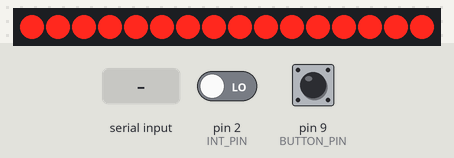
This sketch was run on a simulated Arduino Uno, built with avr-gcc and run on an emulated ATmega328P. On the bench: 16 shift-register outputs drawn as a row of LEDs (first output left, lit = HIGH). Wiring (inferred from the names in the program): 2 × shift register (74HC595): data pin 8; shift clock pin 11; latch pin 12. Wiring (inferred from the signals the program sends): row of LEDs: on Q0, Q1, Q2, Q3, Q4, Q5, Q6, Q7, Q8, Q9, Q10, Q11, Q12, Q13, Q14, Q15. The test bench sets the inputs (shaded band); at power-on: pin 2 (INT_PIN) LOW, pin 9 (BUTTON_PIN) HIGH. What the sketch prints to the serial monitor is not drawn.

Above: at 1.2 s.
1.3 s: pin 2 (INT_PIN) driven HIGH
At 1.4 s:
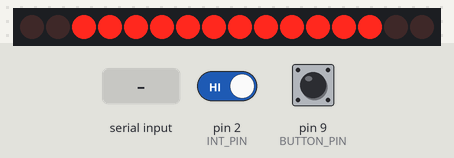
At 2.5 s:
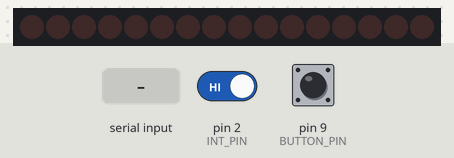
2.8 s: pin 9 (BUTTON_PIN) pulled LOW for 0.15 s
4.4 s: "1" received over the second serial link
Timing chart, 0 to 7.4 s (numbered marks = the images above; inputs shaded):
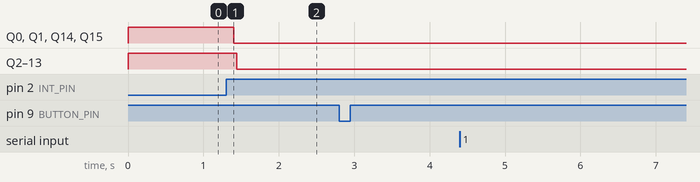

Measured:
- after the input at 1.3 s, Q0, Q1, Q14, Q15: HIGH → LOW after 0.10 s; Q2–13: HIGH → LOW after 0.14 s
- after the input at 2.8 s, every drawn part: stays the same
- after the input at 4.4 s, every drawn part: stays the same

The sketch:

phoneControl.ino
```cpp
#include <SoftwareSerial.h>
#include "table.h"


SoftwareSerial BTserial(RX, TX);
const uint16_t baudRate = 9600;

void setup() {
  pinMode(LATCH_PIN, OUTPUT);
  pinMode(CLOCK_PIN, OUTPUT);
  pinMode(DATA_PIN, OUTPUT);
  Serial.begin(9600);
  BTserial.begin(baudRate);
  Serial.print("BTserial started at "); Serial.println(baudRate);
  Serial.println(" ");
  digitalWrite(LATCH_PIN, LOW);
  for(byte i=0; i<2; i++){
    shiftOut(DATA_PIN, CLOCK_PIN, MSBFIRST, 0xff);
  }
  digitalWrite(LATCH_PIN, HIGH);
  showingTable = tables [0];
  attachInterrupt(digitalPinToInterrupt(2), int_ISR, RISING);
}

void loop() {

  static byte tableIndex = 255;
  uint8_t button_down = !digitalRead(BUTTON_PIN);

  if(BTserial.available()){
    char ch = BTserial.read();
    Serial.print(ch);
    Serial.print(" = ");
    Serial.println(tableIndex = charToIndex[ch]);

  }
  if(button_down){
    Serial.println("button down");
    delay(100);
    tableIndex++;
  }
  if(tableIndex >= 255){
    tableIndex = 0;
  }
  showingTable = tables[tableIndex];


}

void int_ISR(){
  delayMicroseconds(10000);
  showConstTable(showingTable, 20);
  showOneRow(0);
}
```

table.h
```cpp
#define INT_PIN 2
#define BUTTON_PIN 9
//BT Pins
#define RX 4  // to BT TX (no need voltage divider)
#define TX 7  // to BT RX through a voltage divider
//74HC595
#define LATCH_PIN 12  // to pin 12
#define CLOCK_PIN 11  // to pin 11
#define DATA_PIN 8    // to pin 8
#define NUM_OF_ROWS 16
#define NUM_OF_TABLES 36
const PROGMEM uint16_t tables[NUM_OF_TABLES][NUM_OF_ROWS] = {
{//0
0b0000000000000000,
0b0000000000000000,
0b0000000000000000,
0b0000000000000000,
0b0000111111110000,
0b0001111111111000,
0b0011000000001100,
0b0010000000000100,
0b0010000000000100,
0b0011000000001100,
0b0001111111111000,
0b0000111111110000,
0b0000000000000000,
0b0000000000000000,
0b0000000000000000,
0b0000000000000000,
},
{//1
0b0000000000000000,
0b0000000000000000,
0b0000000000000000,
0b0000000000000000,
0b0000100000000100,
0b0001100000000100,
0b0011000000000100,
0b0011111111111100,
0b0011111111111100,
0b0000000000000100,
0b0000000000000100,
0b0000000000000100,
0b0000000000000000,
0b0000000000000000,
0b0000000000000000,
0b0000000000000000,
},
{//2
0b0000000000000000,
0b0000000000000000,
0b0000000000000000,
0b0000000000000000,
0b0010000000001000,
0b0011000000001100,
0b0011100000000100,
0b0010110000000100,
0b0010011000000100,
0b0010001110001100,
0b0010000111111000,
0b0010000001110000,
0b0000000000000000,
0b0000000000000000,
0b0000000000000000,
0b0000000000000000,
},
{//3
0b0000000000000000,
0b0000000000000000,
0b0000000000000000,
0b0000000000000000,
0b0001000000001000,
0b0011000000001100,
0b0010000010000100,
0b0010000010000100,
0b0010000010000100,
0b0011000111001100,
0b0001111101111000,
0b0000111000110000,
0b0000000000000000,
0b0000000000000000,
0b0000000000000000,
0b0000000000000000,
},
{//4
0b0000000000000000,
0b0000000000000000,
0b0000000000000000,
0b0000000000000000,
0b0000011000000000,
0b0000011110000000,
0b0000010011100000,
0b0000010000111000,
0b0000010000001100,
0b0011111111111100,
0b0011111111111100,
0b0000010000000000,
0b0000010000000000,
0b0000000000000000,
0b0000000000000000,
0b0000000000000000,
},
{//5
0b0000000000000000,
0b0000000000000000,
0b0000000000000000,
0b0000000000000000,
0b0001000000000000,
0b0011000011111100,
0b0010000011111100,
0b0010000010000100,
0b0010000010000100,
0b0011000110000100,
0b0001111100000100,
0b0000111000000000,
0b0000000000000000,
0b0000000000000000,
0b0000000000000000,
0b0000000000000000,
},
{//6
0b0000000000000000,
0b0000000000000000,
0b0000000000000000,
0b0000000000000000,
0b0000111111000000,
0b0001111111110000,
0b0011000010111000,
0b0010000010001100,
0b0010000010000100,
0b0011000110000100,
0b0001111100000100,
0b0000111000000000,
0b0000000000000000,
0b0000000000000000,
0b0000000000000000,
0b0000000000000000,
},
{//7
0b0000000000000000,
0b0000000000000000,
0b0000000000000000,
0b0000000000000000,
0b0000000000000100,
0b0000000000000100,
0b0011000000000100,
0b0011111000000100,
0b0000111110000100,
0b0000000111110100,
0b0000000001111100,
0b0000000000001100,
0b0000000000000000,
0b0000000000000000,
0b0000000000000000,
0b0000000000000000,
},
{//8
0b0000000000000000,
0b0000000000000000,
0b0000000000000000,
0b0000000000000000,
0b0000111000110000,
0b0001111101111000,
0b0011000111001100,
0b0010000010000100,
0b0010000010000100,
0b0011000111001100,
0b0001111101111000,
0b0000111000110000,
0b0000000000000000,
0b0000000000000000,
0b0000000000000000,
0b0000000000000000,
},
{//9
0b0000000000000000,
0b0000000000000000,
0b0000000000000000,
0b0000000000000000,
0b0010000001110000,
0b0010000011111000,
0b0010000110001100,
0b0010000100000100,
0b0011000100000100,
0b0001110100001100,
0b0000111111111000,
0b0000001111110000,
0b0000000000000000,
0b0000000000000000,
0b0000000000000000,
0b0000000000000000,
},
{//A
0b0000000000000000,
0b0000000000000000,
0b0000000000000000,
0b0011000000000000,
0b0011111000000000,
0b0000111110000000,
0b0000010111110000,
0b0000010001111100,
0b0000010000001100,
0b0000010001111100,
0b0000010111110000,
0b0000111110000000,
0b0011111000000000,
0b0011000000000000,
0b0000000000000000,
0b0000000000000000,
},
{//B
0b0000000000000000,
0b0000000000000000,
0b0000000000000000,
0b0000000000000000,
0b0011111111111100,
0b0011111111111100,
0b0010000010000100,
0b0010000010000100,
0b0010000010000100,
0b0011000111111100,
0b0001111100111000,
0b0000111000000000,
0b0000000000000000,
0b0000000000000000,
0b0000000000000000,
0b0000000000000000,
},
{//C
0b0000000000000000,
0b0000000000000000,
0b0000000000000000,
0b0000000000000000,
0b0000011111100000,
0b0001111111111000,
0b0001100000011000,
0b0011000000001100,
0b0010000000000100,
0b0010000000000100,
0b0010000000000100,
0b0010000000000100,
0b0001000000001000,
0b0000000000000000,
0b0000000000000000,
0b0000000000000000,
},
{//D
0b0000000000000000,
0b0000000000000000,
0b0000000000000000,
0b0000000000000000,
0b0011111111111100,
0b0011111111111100,
0b0010000000000100,
0b0010000000000100,
0b0010000000000100,
0b0010000000000100,
0b0011000000001100,
0b0001100000011000,
0b0001111111111000,
0b0000011111100000,
0b0000000000000000,
0b0000000000000000,
},
{//E
0b0000000000000000,
0b0000000000000000,
0b0000000000000000,
0b0000000000000000,
0b0011111111111100,
0b0011111111111100,
0b0010000010000100,
0b0010000010000100,
0b0010000010000100,
0b0010000010000100,
0b0010000000000100,
0b0000000000000000,
0b0000000000000000,
0b0000000000000000,
0b0000000000000000,
0b0000000000000000,
},
{//F
0b0000000000000000,
0b0000000000000000,
0b0000000000000000,
0b0000000000000000,
0b0011111111111100,
0b0011111111111100,
0b0000000010000100,
0b0000000010000100,
0b0000000010000100,
0b0000000010000100,
0b0000000010000100,
0b0000000000000000,
0b0000000000000000,
0b0000000000000000,
0b0000000000000000,
0b0000000000000000,
},
{//G
0b0000000000000000,
0b0000000000000000,
0b0000000000000000,
0b0000000000000000,
0b0000011111100000,
0b0001111111111000,
0b0001100000011000,
0b0011000000001100,
0b0010000000000100,
0b0010000010000100,
0b0010000010000100,
0b0010000010000100,
0b0011111110000100,
0b0001111110001000,
0b0000000000000000,
0b0000000000000000,
},
{//H
0b0000000000000000,
0b0000000000000000,
0b0000000000000000,
0b0000000000000000,
0b0011111111111100,
0b0011111111111100,
0b0000000010000000,
0b0000000010000000,
0b0000000010000000,
0b0000000010000000,
0b0000000010000000,
0b0000000010000000,
0b0011111111111100,
0b0011111111111100,
0b0000000000000000,
0b0000000000000000,
},
{//I
0b0000000000000000,
0b0000000000000000,
0b0000000000000000,
0b0000000000000000,
0b0000000000000000,
0b0011111111111100,
0b0011111111111100,
0b0000000000000000,
0b0000000000000000,
0b0000000000000000,
0b0000000000000000,
0b0000000000000000,
0b0000000000000000,
0b0000000000000000,
0b0000000000000000,
0b0000000000000000,
},
{//J
0b0000000000000000,
0b0000000000000000,
0b0000000000000000,
0b0001000000000000,
0b0010000000000000,
0b0010000000000000,
0b0011111111111100,
0b0001111111111100,
0b0000000000000000,
0b0000000000000000,
0b0000000000000000,
0b0000000000000000,
0b0000000000000000,
0b0000000000000000,
0b0000000000000000,
0b0000000000000000,
},
{//K
0b0000000000000000,
0b0000000000000000,
0b0000000000000000,
0b0000000000000000,
0b0011111111111100,
0b0011111111111100,
0b0000000010000000,
0b0000001111000000,
0b0000011101110000,
0b0001110000111000,
0b0011100000001100,
0b0010000000000100,
0b0000000000000000,
0b0000000000000000,
0b0000000000000000,
0b0000000000000000,
},
{//L
0b0000000000000000,
0b0000000000000000,
0b0000000000000000,
0b0000000000000000,
0b0011111111111100,
0b0011111111111100,
0b0010000000000000,
0b0010000000000000,
0b0010000000000000,
0b0010000000000000,
0b0010000000000000,
0b0000000000000000,
0b0000000000000000,
0b0000000000000000,
0b0000000000000000,
0b0000000000000000,
},
{//M
0b0000000000000000,
0b0011111111111100,
0b0011111111111100,
0b0000000000011100,
0b0000000011110000,
0b0000001111000000,
0b0000111000000000,
0b0011100000000000,
0b0011100000000000,
0b0000111000000000,
0b0000001111000000,
0b0000000011110000,
0b0000000000011100,
0b0011111111111100,
0b0011111111111100,
0b0000000000000000,
},
{//N
0b0000000000000000,
0b0000000000000000,
0b0000000000000000,
0b0000000000000000,
0b0011111111111100,
0b0011111111111100,
0b0000000000001100,
0b0000000001111000,
0b0000000111100000,
0b0000011110000000,
0b0001111000000000,
0b0011000000000000,
0b0011111111111100,
0b0011111111111100,
0b0000000000000000,
0b0000000000000000,
},
{//O
0b0000000000000000,
0b0000000000000000,
0b0000000000000000,
0b0000000000000000,
0b0000011111100000,
0b0001111111111000,
0b0001100000011000,
0b0011000000001100,
0b0010000000000100,
0b0010000000000100,
0b0010000000000100,
0b0011000000001100,
0b0001100000011000,
0b0001111111111000,
0b0000011111100000,
0b0000000000000000,
},
{//P
0b0000000000000000,
0b0000000000000000,
0b0000000000000000,
0b0000000000000000,
0b0011111111111100,
0b0011111111111100,
0b0000000100000100,
0b0000000100000100,
0b0000000100000100,
0b0000000110001100,
0b0000000011111000,
0b0000000001110000,
0b0000000000000000,
0b0000000000000000,
0b0000000000000000,
0b0000000000000000,
},
{//Q
0b0000000000000000,
0b0000000000000000,
0b0000000000000000,
0b0000000000000000,
0b0000011111100000,
0b0001111111111000,
0b0001100000011000,
0b0011000000001100,
0b0010000000000100,
0b0010000000000100,
0b0010000000000100,
0b0011000000001100,
0b0111100000011000,
0b0101111111111000,
0b1100011111100000,
0b1000000000000000,
},
{//R
0b0000000000000000,
0b0000000000000000,
0b0000000000000000,
0b0000000000000000,
0b0011111111111100,
0b0011111111111100,
0b0000000100000100,
0b0000000100000100,
0b0000000100000100,
0b0000011110001100,
0b0001111011111000,
0b0011100001110000,
0b0010000000000000,
0b0000000000000000,
0b0000000000000000,
0b0000000000000000,
},
{//S
0b0000000000000000,
0b0000000000000000,
0b0000000000000000,
0b0000000000000000,
0b0001000001110000,
0b0011000011111000,
0b0010000011001100,
0b0010000110000100,
0b0011001110000100,
0b0001111100001100,
0b0000111000001000,
0b0000000000000000,
0b0000000000000000,
0b0000000000000000,
0b0000000000000000,
0b0000000000000000,
},
{//T
0b0000000000000000,
0b0000000000000000,
0b0000000000000000,
0b0000000000000100,
0b0000000000000100,
0b0000000000000100,
0b0011111111111100,
0b0011111111111100,
0b0000000000000100,
0b0000000000000100,
0b0000000000000100,
0b0000000000000000,
0b0000000000000000,
0b0000000000000000,
0b0000000000000000,
0b0000000000000000,
},
{//U
0b0000000000000000,
0b0000000000000000,
0b0000000000000000,
0b0000000000000000,
0b0000111111111100,
0b0001111111111100,
0b0011000000000000,
0b0010000000000000,
0b0010000000000000,
0b0010000000000000,
0b0010000000000000,
0b0011000000000000,
0b0001111111111100,
0b0000111111111100,
0b0000000000000000,
0b0000000000000000,
},
{//V
0b0000000000000000,
0b0000000000000000,
0b0000000000000000,
0b0000000000001100,
0b0000000001111100,
0b0000000111110000,
0b0000111110000000,
0b0011111000000000,
0b0011000000000000,
0b0011111000000000,
0b0000111110000000,
0b0000000111110000,
0b0000000001111100,
0b0000000000001100,
0b0000000000000000,
0b0000000000000000,
},
{//W
0b0000000000000000,
0b0000000000011100,
0b0000000111111100,
0b0000111111100000,
0b0011111000000000,
0b0011100000000000,
0b0000111110000000,
0b0000001111110000,
0b0000000001111100,
0b0000001111110000,
0b0000111110000000,
0b0011100000000000,
0b0011111000000000,
0b0000111111100000,
0b0000000111111100,
0b0000000000011100,
},
{//X
0b0000000000000000,
0b0000000000000000,
0b0000000000000000,
0b0000000000000000,
0b0011000000001100,
0b0011110000111100,
0b0000111001110000,
0b0000001111000000,
0b0000001111000000,
0b0000111001110000,
0b0011110000111100,
0b0011000000001100,
0b0000000000000000,
0b0000000000000000,
0b0000000000000000,
0b0000000000000000,
},
{//Y
0b0000000000000000,
0b0000000000000000,
0b0000000000000000,
0b0000000000001100,
0b0000000001111100,
0b0000000111110000,
0b0011111110000000,
0b0011111110000000,
0b0000000111110000,
0b0000000001111100,
0b0000000000001100,
0b0000000000000000,
0b0000000000000000,
0b0000000000000000,
0b0000000000000000,
0b0000000000000000,
},
{//Z
0b0000000000000000,
0b0000000000000000,
0b0000000000000000,
0b0011000000000100,
0b0011100000000100,
0b0010111000000100,
0b0010011100000100,
0b0010000110000100,
0b0010000011100100,
0b0010000001110100,
0b0010000000011100,
0b0010000000001100,
0b0000000000000000,
0b0000000000000000,
0b0000000000000000,
0b0000000000000000,
},

};

const byte charToIndex[] = {
                              0,0,0,0,0,0,0,0,0,0,
                              0,0,0,0,0,0,0,0,0,0,
                              0,0,0,0,0,0,0,0,0,0,
                              0,0,0,0,0,0,0,0,0,0,
                              0,0,0,0,0,0,0,0,0,1,
                              2,3,4,5,6,7,8,9,0,0,
                              0,0,0,0,0,10,11,12,13,14,
                              15,16,17,18,19,20,21,22,23,24,
                              26,26,27,28,29,30,31,32,33,34,
                              35,0,0,0,0,0,0,10,11,12,
                              13,14,15};

uint16_t* showingTable;

void showConstTable(const uint16_t* table, int delayTime=20);
void showOneRow(uint16_t data);

void showConstTable(const uint16_t* table, int delayTime){
  for(byte i=0; i<NUM_OF_ROWS; i++){
    showOneRow(pgm_read_word_near(table + i));
    delayMicroseconds(5000);
  }
}


void showOneRow(uint16_t data){
  digitalWrite(LATCH_PIN, LOW);
  shiftOut(DATA_PIN, CLOCK_PIN, MSBFIRST, highByte(data));
  shiftOut(DATA_PIN, CLOCK_PIN, MSBFIRST, lowByte(data));
  digitalWrite(LATCH_PIN, HIGH);
}
```
